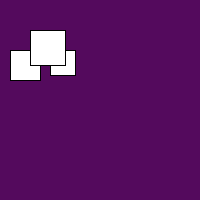
Frame 1 (no input)
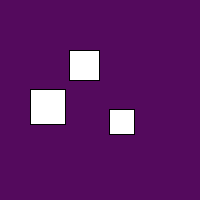
Frame 60 (the mouse pressed at the canvas centre just before this capture)
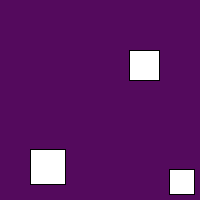
Frame 120 (the mouse held since frame 60 and released just before this capture)

The Processing sketch that drew these frames (run headless with seeded random() and noise(); from frame 60 on, the mouse is pressed at the canvas centre):

// Processing sketch: processing_90498
// ── processing_90498.pde

int x = 50;
int y = 50;
int w = 25;
int h = 25;
int x2 = 10;
int y2 = 50;
int w2 = 30;
int h2 = 30;
int x3 = 30;
int y3 = 30;
int w3 = 35;
int h3 = 35;

int state = 1;
int speed = 1;
boolean insidepress = false;
boolean insidecolor = false;
boolean insideshape = false;

void setup()
{
  size (200,200);
}

void draw()
{
  background (84, 10, 93);
  rect (x, y, w, h);
  if (x < 0 || x >= width || y < 0 || y >= height)
  {
    speed = speed * -1;
  }
  
  if (insidepress)
    {
      x = x;
      y = y;
    }
    else
    {
      x = x + speed;
      y = y + speed;
    }

  if (insidepress)
    {
      x = x;
      y = y;
    }
    rect (x2, y2, w2, h2);
    if (x2 < 0 || x2 >= width)
    {
      speed = speed * -1;
    }
    
    x2 = x2 + speed;
    if (insidecolor)
    {
      rect (x, y, w, h);
      fill (255,287,67);
      rect (x2, y2, w2, h2);
      fill (255);
    }
    if (insideshape)
    {
      rect (x3,y3,80,40);  
    }
    else 
    {
    rect (x3, y3, w3, h3);
    }
    if (y3 < 0 || y3 >= height)
    {
      speed = speed * -1;
    }
    y3 = y3 + speed;
 
}

void mousePressed()
{
  if (mouseX > x && mouseX < x+w && mouseY > y && mouseY < y+h)
  {
    insidepress = !insidepress;
   
  }
  
  if (mouseX > x2 && mouseX < x2+w2 && mouseY > y2 && mouseY < y2+h2)
  {
    insidecolor = !insidecolor;
  }
  if (mouseX > x3 && mouseX < x3+w3 && mouseY > y3 && mouseY < y3+h3)
  {
    insideshape = !insideshape;
  }
}
